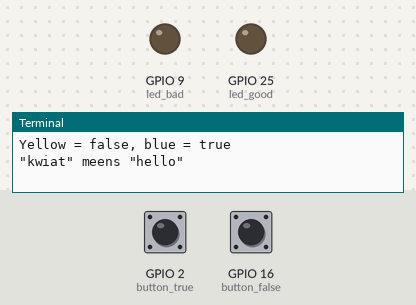
The program below on a simulated Raspberry Pi (BCM pin numbers). Parts: output pins drawn as LEDs (lit = HIGH), the last lines printed to the terminal. Dashed ring = blinking. The test bench sets the inputs (shaded band); at power-on: GPIO 2 (button_true) HIGH, GPIO 16 (button_false) HIGH. Random numbers come from a fixed seed.

Above: at 1.2 s.
1.3 s: GPIO 2 (button_true) pulled LOW for 3.2 s
At 2.8 s:
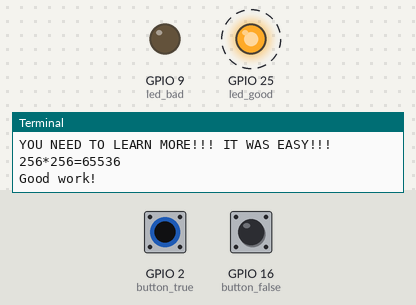
6.0 s: GPIO 16 (button_false) pulled LOW for 0.15 s
At 6.6 s:
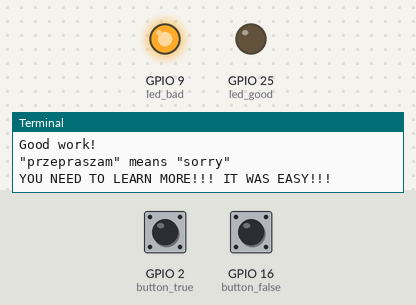
Timing chart, 0 to 9.0 s (numbered marks = the images above; inputs shaded):
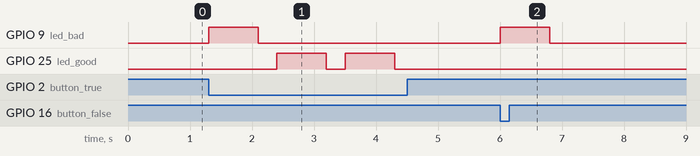

Measured:
- after the input at 1.3 s, GPIO 9 (led_bad): LOW → HIGH at once, → LOW 0.80 s later; GPIO 25 (led_good): alternates HIGH for 0.80 s and LOW for 0.30 s, 4 changes in all, then stays LOW, starting after 1.1 s
- after the input at 6.0 s, GPIO 9 (led_bad): LOW → HIGH at once, → LOW 0.80 s later

The program:

true_or_false.py
```python
from gpiozero import LED, Button, LEDBoard
from time import sleep
from random import randint, shuffle

questions = [
    ('1+1=2', True),
    ('1+1=3', False),
    ('"przepraszam" means "sorry"', True),
    ('"kwiat" meens "hello"', False),
    ('256*256=32768', False),
    ('256*128=32768', True),
    ('256*256=65536', True)
]

shuffle(questions)


points = 0
led_good = LED(25)
led_bad = LED(9)
button_false = Button(16)
button_true = Button(2)
max_points = len(questions)

print('Yellow = false, blue = true')

for question in questions:
    text, correct_answer = question
    print(text)
    while True:
        if button_true.is_pressed:
            answer = True
            break
        if button_false.is_pressed:
            answer = False
            break
    if answer == correct_answer:
        print('Good work!')
        led_good.on()
        sleep(0.8)
        led_good.off()
        points += 1
    else:
        print('YOU NEED TO LEARN MORE!!! IT WAS EASY!!!')
        led_bad.on()
        sleep(0.8)
        led_bad.off()
    sleep(0.3)

print('You have', points, '/', max_points, 'points')
```
